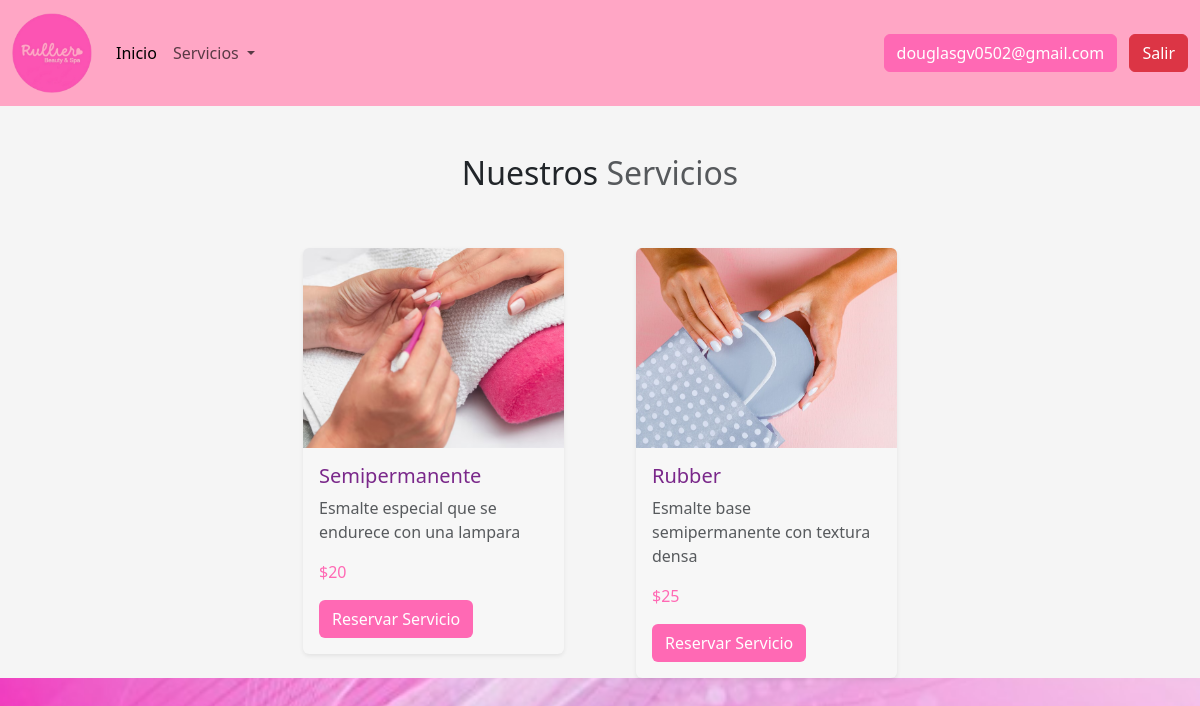
The app's page /clientes/servicios/manicura/index.php (signed in) with its own data.
### tables this page shows
CREATE TABLE `services` (
  `id` int(11) NOT NULL,
  `nombre` varchar(45) NOT NULL,
  `categoria` varchar(45) NOT NULL,
  `descripcion` text DEFAULT NULL,
  `precio` float DEFAULT NULL,
  `imagen` text DEFAULT NULL,
  `fecha_creacion` timestamp NULL DEFAULT current_timestamp(),
  `fecha_actualizacion` timestamp NULL DEFAULT current_timestamp() ON UPDATE current_timestamp(),
  `id_usuario` int(11) DEFAULT NULL
);

### app/config.php (called while the page is built, shortened)
<?php
    $URL = "http://localhost/spa";
?>

### clientes/servicios/manicura/index.php (the view, shortened to what this page needs)
<?php
include '../../../app/config.php';
$sql = "SELECT * FROM services where categoria = 'manicurista' ";
$query = $pdo->prepare($sql);
$query->execute();
$servicios = $query->fetchAll(PDO::FETCH_ASSOC);
?>
<?php include '../../layout/cabecera.php';?>
<?php include '../../layout/nav.php';?>
<section style="background-color: #f5f5f5;" class="servicios pt-5">
    <div class="container">
        <div class="row">
        <div class="col-md-12">
            <h2 class="text-center">Nuestros <span class=" opacity-75">Servicios</span></h2>
        </div>
        </div>
<div class="row mt-5 d-flex justify-content-center align-items-start gap-5">
    <?php
    foreach ($servicios as $servicio) {
    ?>
    <div class="col-md-4 col-lg-3 col-sm-6">
        <div class="card border-0 shadow-sm" style="background-color: #f7f7f7;">
            <img src="<?php echo $URL; ?>/public/images/servicios/<?php echo $servicio["imagen"]; ?>" alt="ad" class="img-fluid rounded-top" style="height: 200px; object-fit: cover;">
            <div class="card-body">
                <h5 class="card-title text-purple" style="color: #7a288a;"><?php echo $servicio['nombre']; ?></h5>
                <p class="text-muted"><?php echo $servicio['descripcion']; ?></p>
                <p class="card-text text-pink" style="color: #ff69b4;"><?php echo '$' . $servicio['precio']; ?></p>
                <a href="servicios_calendario.php?id_servicio=<?php echo $servicio['id']; ?>" class="btn btn-pink" style="background-color: #ff69b4; color: #ffffff;">Reservar Servicio</a>
            </div>
        </div>
    </div>
    <?php
    }
    ?>
</div>
    </div>
</section>

### clientes/layout/nav.php (style rules this page uses)
body { background-image: url('fondo.jpg'); background-repeat: no-repeat; background-size: 100% 100%; background-position: center; background-attachment: fixed; }

### records on screen
services: imagen (picture), nombre "Semipermanente", descripcion "Esmalte especial que se endurece con una lampara", precio "20"
services: imagen (picture), nombre "Rubber", descripcion "Esmalte base semipermanente con textura densa", precio "25"

### other values on screen
$email_sesion "douglasgv0502@gmail.com"
